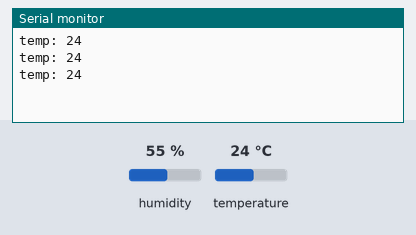
A sketch run on a simulated Arduino Uno, built with avr-gcc and run on an emulated ATmega328P. Shown: the last lines printed to the serial monitor. The inputs (shaded band) are chosen by the test bench; at power-on: temperature 24 °C, humidity 55 %.

Above: at 1.3 s.
1.4 s: temperature set to 12 °C
At 2.0 s:
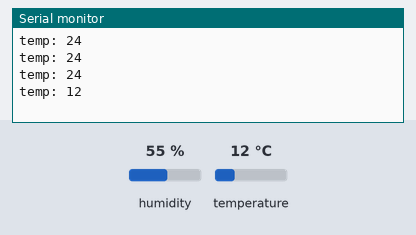
2.9 s: temperature set to 19 °C
At 3.6 s:
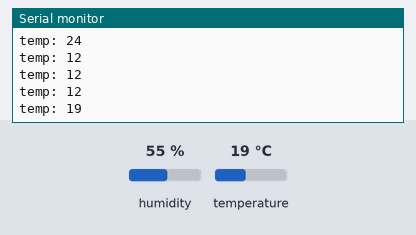
Timing chart, 0 to 5.9 s (numbered marks = the images above; inputs shaded):
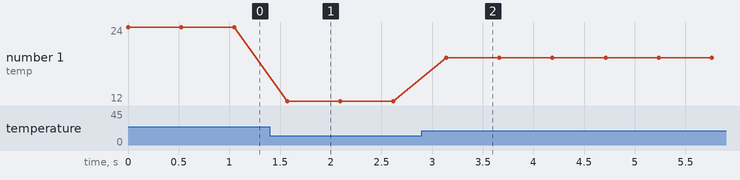

The sketch:

pruebas_sensores_arduino_temp.ino
```cpp
#include <SimpleDHT.h>

int dht_in = 2;
SimpleDHT11 dht11(dht_in);
void setup() {
  Serial.begin(9600);
}

void loop() {
  Serial.print("temp: ");
  byte temp = 0;
  byte humedad = 0;
  dht11.read(&temp, NULL, NULL);
  Serial.println((int)temp);
  delay(500);
}
```

Measured:
- after the input at 1.4 s, the serial monitor: prints a new line after 0.17 s (image 1)
- after the input at 2.9 s, the serial monitor: prints a new line after 0.24 s (image 2)
- plotted number 1: 24 → 12 after the input at 1.4 s, 12 → 19 after the input at 2.9 s
